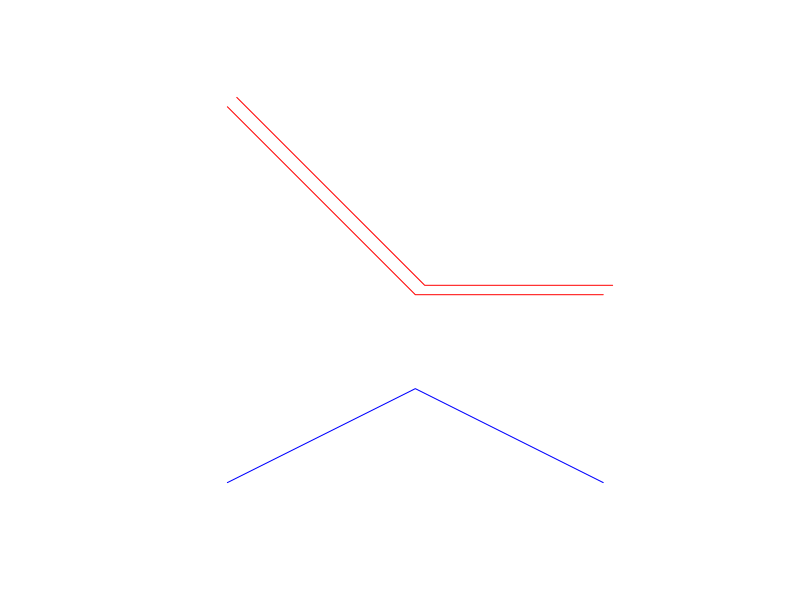

Write the R code that produced this figure.
library(sp)


### Name: SpatialLines-class
### Title: a class for spatial lines
### Aliases: SpatialLines-class [,SpatialLines-method
###   plot,SpatialLines,missing-method summary,SpatialLines-method
###   rbind.SpatialLines coerce,SpatialLines,SpatialPoints-method
###   coerce,SpatialLines,SpatialPointsDataFrame-method
###   coerce,Lines,SpatialPoints-method
###   coerce,Lines,SpatialMultiPoints-method
###   coerce,SpatialLines,SpatialMultiPoints-method
###   coerce,deldir,SpatialLines-method row.names.SpatialLines
### Keywords: classes

### ** Examples
 
# from the sp vignette:
l1 = cbind(c(1,2,3),c(3,2,2))
rownames(l1) = letters[1:3]
l1a = cbind(l1[,1]+.05,l1[,2]+.05)
rownames(l1a) = letters[1:3]
l2 = cbind(c(1,2,3),c(1,1.5,1))
rownames(l2) = letters[1:3]
Sl1 = Line(l1)
Sl1a = Line(l1a)
Sl2 = Line(l2)
S1 = Lines(list(Sl1, Sl1a), ID="a")
S2 = Lines(list(Sl2), ID="b")
Sl = SpatialLines(list(S1,S2))
summary(Sl)
plot(Sl, col = c("red", "blue"))
